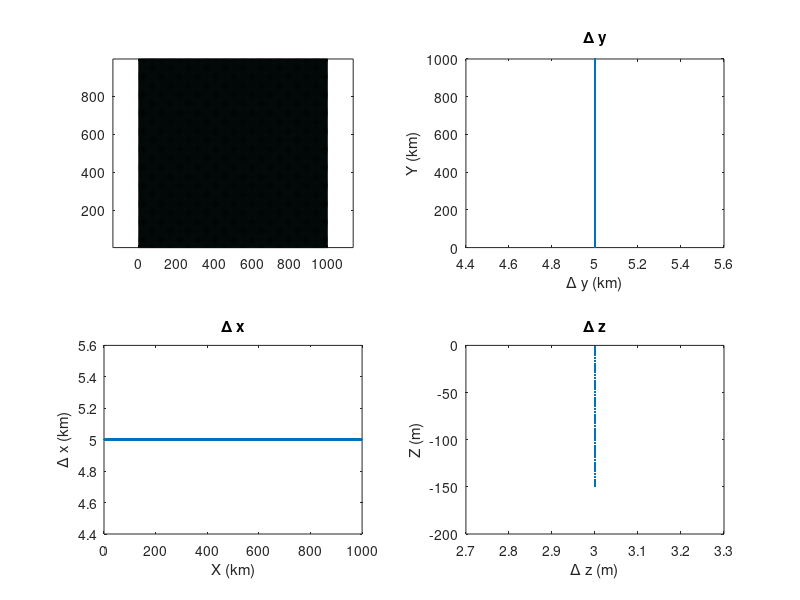
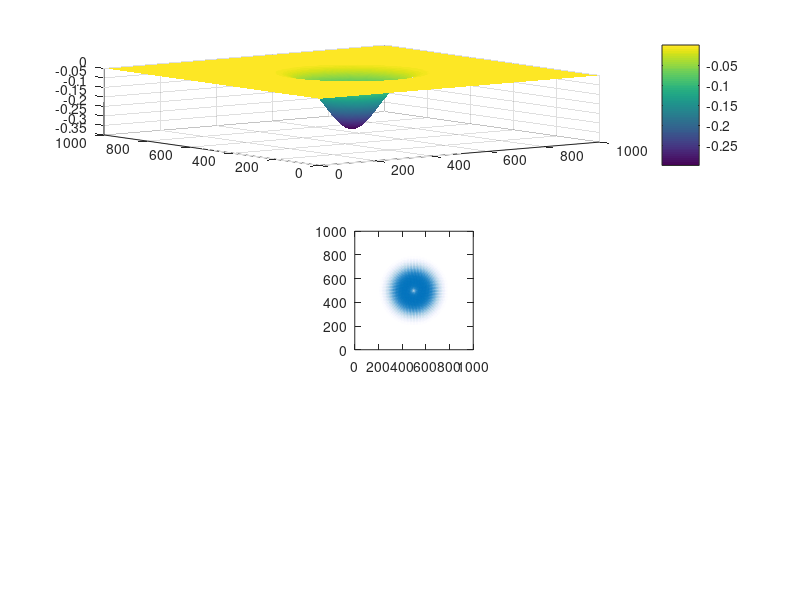
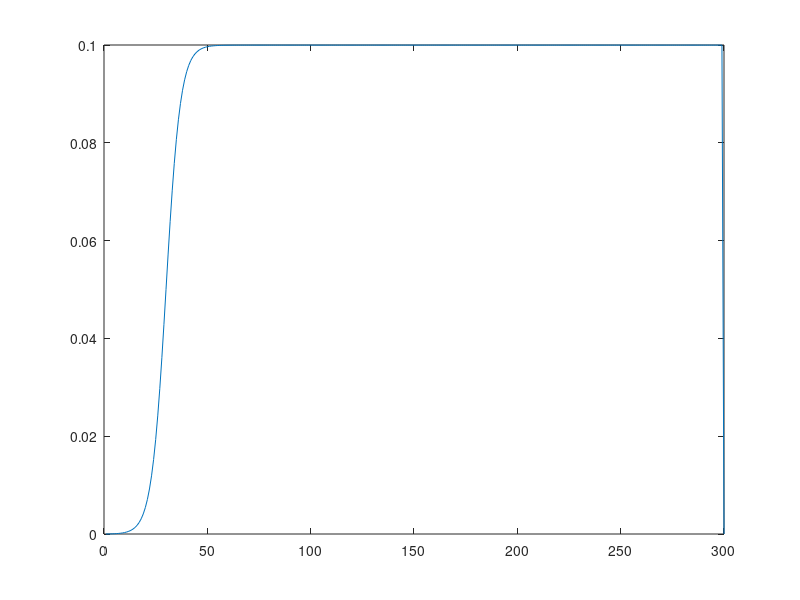

These charts were generated, in order, by the following MATLAB code:
nx=200;
ny = 200;
nz=50;


dxspacing=5000;
dyspacing=dxspacing;
Lx=dxspacing*nx;
Ly=dyspacing*ny;

fprintf(' nx= %i , ny= %i , nz= %i ; dx=%6.1f , dy=%6.1f\n', ...
          nx,ny,nz,dxspacing,dxspacing)

%-- Params
g=9.81;
f0=1e-4;
rho=1035;
day=24*60^2;
prec='real*8';
ieee='b';

H=150;            %Max depth

fprintf(' Lx=%6.1f , Ly=%6.1f , H=%6.1f\n',Lx,Ly,H);

%-- Grid: x
dx=ones(1,nx);                                  % uniform resolution
dx=dx*Lx/sum(dx); 
xf=cumsum([0 dx]); % Face x points
xc=(xf(1:end-1)+xf(2:end))/2; % Centered x points

%-- Grid: y
dy=ones(1,ny);                                  % uniform resolution
dy=dy*Ly/sum(dy); 
yf=cumsum([0 dy]);  % Face y-points
yc=(yf(1:end-1)+yf(2:end))/2;  %Centered y-points
L=yc(end)-yc(1);	% this takes into account the wall of topography!!!

%-- Grid: z
dh=H/nz*ones(1,nz);
zf=-round(cumsum([0 dh])/1)*1;   % Face z points
delR = dh;
fid=fopen('DelR.bin','w',ieee); fwrite(fid,delR,prec); fclose(fid);

%% Uncomment this stuff for stretched grid
% nzs= linspace(-1,0, nz+1);
% thetas = 4;
% C = (1-cosh(thetas.*nzs))./(cosh(thetas)-1) ; 
% hc = 300;
% zf = fliplr(H*(hc*nzs + H*C)./(hc+H));
% dh=-diff(zf);

zc=(zf(1:end-1)+zf(2:end))/2;  % centered z points
plot(dh, zc, '-x');
nz=length(dh);
H=sum(dh);

[XT,YT,ZT]=ndgrid(xc,yc,zc); % This is the centered, temperature grid.
[XU,YU,ZU]=ndgrid(xf,yc,zc); % This is the U grid.
[XV,YV,ZV]=ndgrid(xc,yf,zc); % This is the V grid.
[XW,YW,ZW]=ndgrid(xc,yc,zf); % This is the W grid.
[XB,YB]=ndgrid(xc,yc); % This is the Bathymetry grid.

%-- Bathymetry
% Bathymetry is on Xc, Yc
hh=ones(size(XB));
hh=-H*hh;

figure(1); clf
subplot(221)
pcolor(XB/1e3,YB/1e3,hh)
axis equal

subplot(223)
plot(xc/1e3,dx/1e3,'.'); xlabel('X (km)');ylabel('\Delta x (km)')
title('\Delta x')

subplot(222)
plot(dy/1e3,yc/1e3,'.'); ylabel('Y (km)');xlabel('\Delta y (km)')
title('\Delta y')

subplot(224)
plot(dh,zc,'.'); ylabel('Z (m)');xlabel('\Delta z (m)')
title('\Delta z')

fid=fopen('topo_sl.bin','w',ieee); fwrite(fid,hh,prec); fclose(fid);


%% 
% Make SSH and U Initial Conditions
Lscale = 75*1e3; %Gaussian SSH Length Scale;
SSHa = -.3; % TBD amplitude.
center = xc(floor(nx./2));
% umax = 
etainit = SSHa.*repmat(exp(-1/2.*((xc-center)./Lscale).^2), [nx 1]).*repmat(exp(-1/2.*((yc-center)./Lscale).^2).', [1, nx]);
[dEtadx, dEtady] = gradient(etainit, dx(1), dy(1));

uinit = -g./f0.*dEtady;
umax = max(max(uinit))
rossby = umax./(f0.*Lscale)
vinit = g./f0.*dEtadx;


figure
subplot(3,1,1)
surf(xc./1000, yc./1000, etainit); shading interp
colorbar;

subplot(3,1,2)
quiver(xc./1000, yc./1000, uinit, vinit);
axis square
uinit = repmat(uinit.', [1 1 nz]);
vinit = repmat(vinit.', [1 1 nz]);


%%%%%% NAME FILES HERE
fid=fopen('uInitial.bin','w',ieee); fwrite(fid,uinit,prec); fclose(fid);
fid=fopen('vInitial.bin','w',ieee); fwrite(fid,vinit,prec); fclose(fid);
fid=fopen('etaInitial.bin','w',ieee); fwrite(fid,etainit,prec); fclose(fid);


% Generate forcing

% Make time varying Q
times = 1:300;
tc = 30;
taufac = 7;
tauamp = .1;

taux = tauamp.*(tanh((times-tc)./taufac)+1).*0.5;
taux = taux-taux(1);


taux(end) = taux(1); %need this because t=0 interpolates between end and first.

figure
plot(times, taux);
[nx, ny] = size(XB);
TX = permute(repmat(taux.', [1 nx ny]), [2 3 1]);
fid=fopen('taux.forcing','w',ieee); fwrite(fid,TX,prec); fclose(fid);